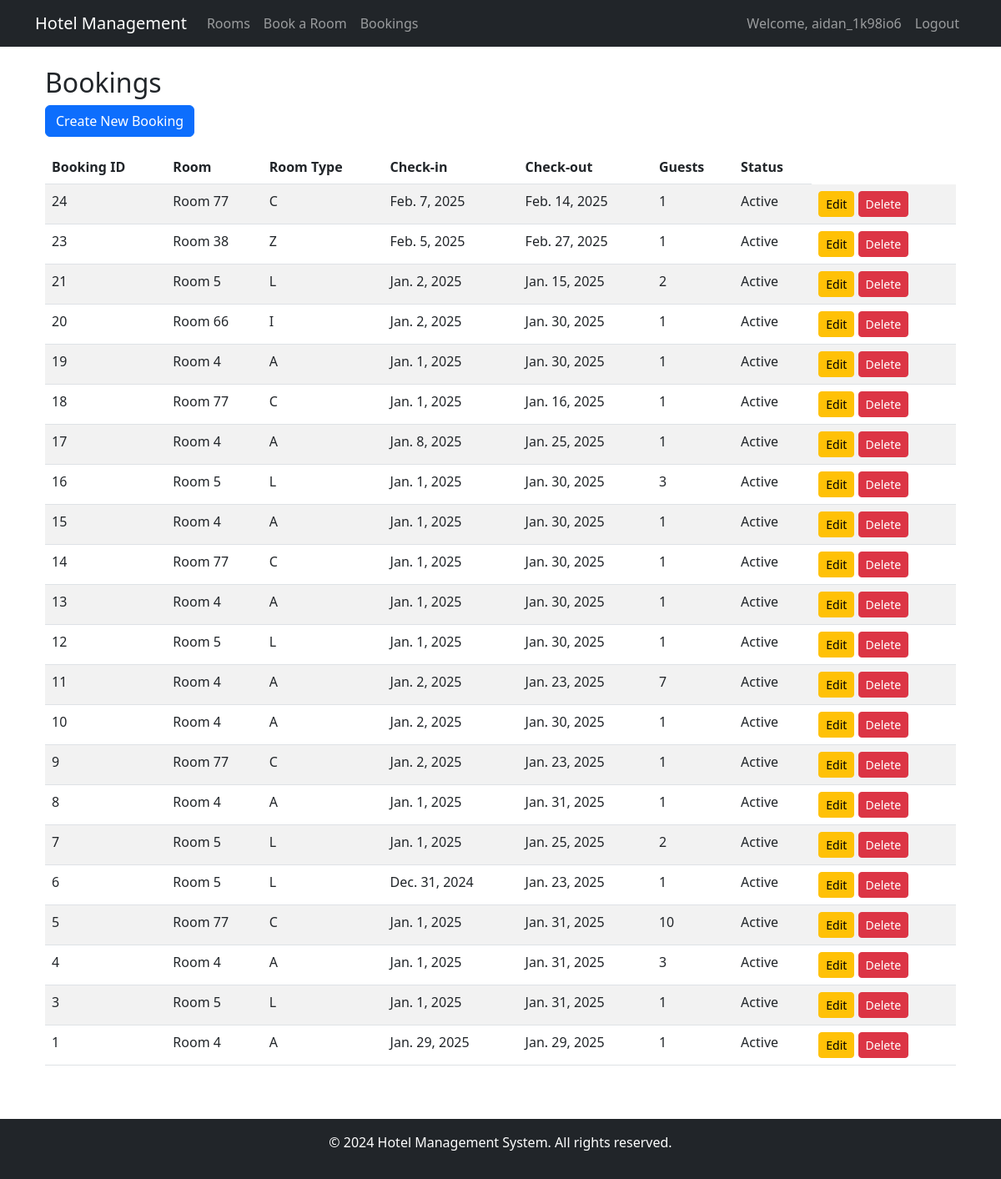
/bookings/ (signed in), run on an earlier commit of the app's database.
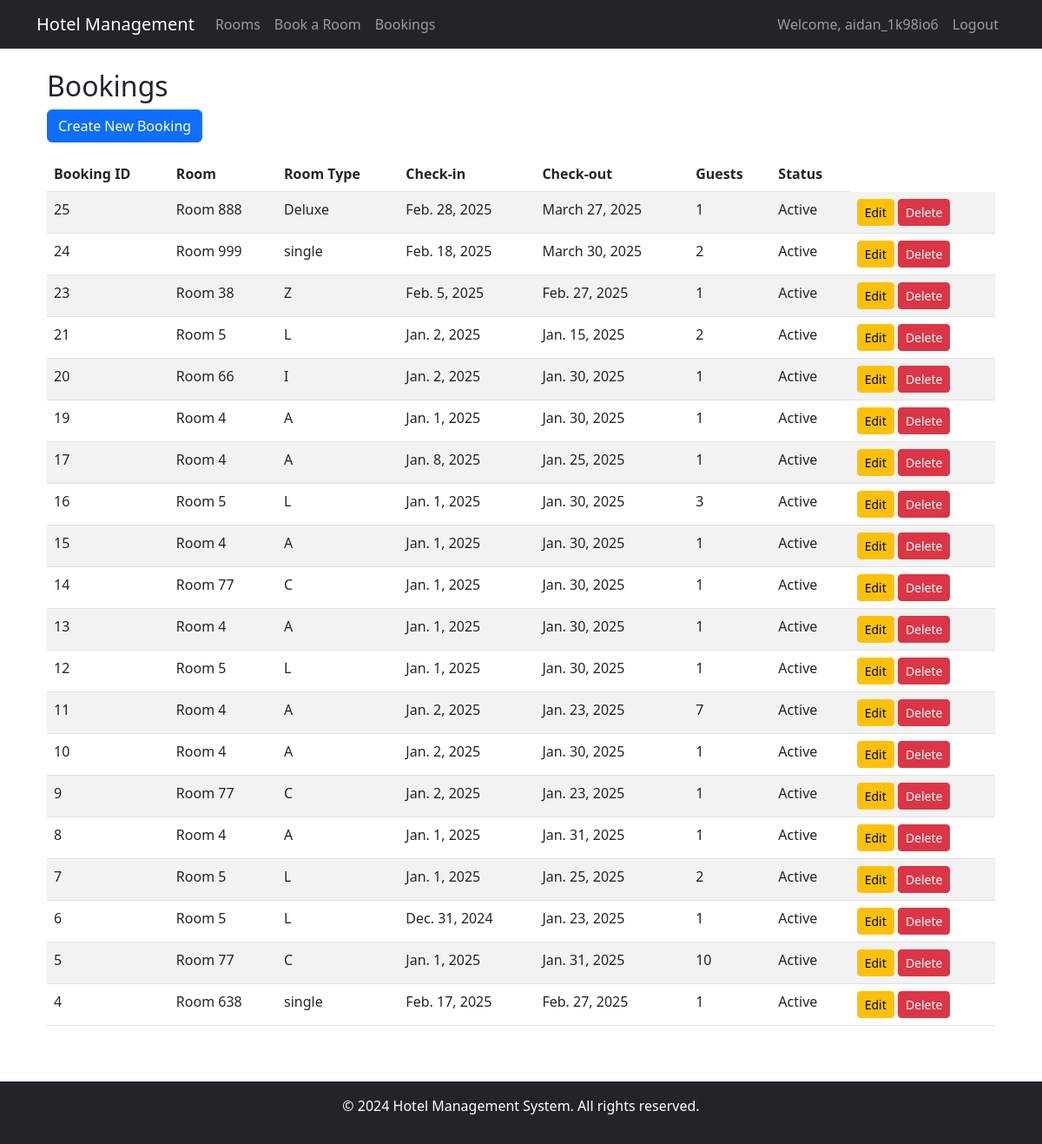
And on a later commit of the database.
### hotel_app/models.py (models this page shows, shortened)
class Booking(models.Model):
    guest = models.ForeignKey(User, on_delete=models.CASCADE, null=True, blank=True)
    room = models.ForeignKey(Room, on_delete=models.CASCADE)
    check_in = models.DateField()
    check_out = models.DateField()
    guests = models.IntegerField()
    special_requests = models.TextField(blank=True, null=True)
    created_at = models.DateTimeField(default=timezone.now)

class Room(models.Model):
    ROOM_TYPES = [
        ('single', 'Single'),
        ('double', 'Double'),
        ('suite', 'Suite'),
        ('deluxe', 'Deluxe'),
    ]
    number = models.CharField(max_length=10, unique=True)
    room_type = models.CharField(max_length=50, choices=ROOM_TYPES)
    capacity = models.IntegerField()
    price = models.DecimalField(max_digits=10, decimal_places=2)
    description = models.TextField()
    is_available = models.BooleanField(default=True)
    class Meta:
        ordering = ['number']

### hotel_app/views.py (the view)
# urls.py: path('bookings/', views.booking_list, name='booking_list'),  # Booking list view
@login_required
def booking_list(request):
    bookings = Booking.objects.filter(guest=request.user).order_by('-created_at')
    return render(request, 'hotel_app/booking_list.html', {'bookings': bookings})

### hotel_app/templates/hotel_app/booking_list.html (shortened to what this page needs)
{% extends 'hotel_app/base.html' %}
{% block content %}
<div class="container mt-4">
    <h2>Bookings</h2>
    <a href="{% url 'create_booking' %}" class="btn btn-primary mb-3">Create New Booking</a>
    {% if bookings %}
        <div class="table-responsive">
            <table class="table table-striped">
                <thead>
                    <tr>
                        <th>Booking ID</th>
                        <th>Room</th>
                        <th>Room Type</th>
                        <th>Check-in</th>
                        <th>Check-out</th>
                        <th>Guests</th>
                        <th>Status</th>
                    </tr>
                </thead>
                <tbody>
                    {% for booking in bookings %}
                    <tr>
                    <td>{{ booking.id }}</td>
                    <td>Room {{ booking.room.number }}</td>
                    <td>{{ booking.room.room_type }}</td>
                    <td>{{ booking.check_in }}</td>
                    <td>{{ booking.check_out }}</td>
                    <td>{{ booking.guests }}</td>
                    <td>
                        {% if booking.check_in > today %}
                            Upcoming
                        {% elif booking.check_out < today %}
                            Completed
                        {% else %}
                            Active
                        {% endif %}
                    </td>
                    <td class="text-right">
                        <a href="{% url 'edit_booking' booking.id %}" class="btn btn-warning btn-sm">Edit</a>
                        <a href="{% url 'delete_booking' booking.id %}" class="btn btn-danger btn-sm">Delete</a>
                    </td>
                    </tr>
                    {% endfor %}
                </tbody>
            </table>
        </div>
    {% else %}
        <p>No bookings found.</p>
    {% endif %}
</div>
{% endblock %}

### hotel_app/templates/hotel_app/base.html (shortened to what this page needs)
<!DOCTYPE html>
<html lang="en">
<head>
    <link href="https://cdn.jsdelivr.net/npm/bootstrap@5.3.0/dist/css/bootstrap.min.css" rel="stylesheet">
</head>
<body>
    <nav class="navbar navbar-expand-lg navbar-dark bg-dark">
        <div class="container">
            <a class="navbar-brand" href="{% url 'home' %}">Hotel Management</a>
            <div class="collapse navbar-collapse" id="navbarNav">
                <ul class="navbar-nav">
                    <li class="nav-item">
                        <a class="nav-link" href="{% url 'room_list' %}">Rooms</a>
                    </li>
                    <li class="nav-item">
                        <a class="nav-link" href="{% url 'booking_form' %}">Book a Room</a>
                    </li>
                    <li class="nav-item">
                        <a class="nav-link" href="{% url 'booking_list' %}">Bookings</a>
                    </li>
                </ul>
                <ul class="navbar-nav ms-auto">
                    {% if user.is_authenticated %}
                        <li class="nav-item">
                            <span class="nav-link">Welcome, {{ user.username }}</span>
                        </li>
                        <li class="nav-item">
                            <form action="{% url 'logout' %}" method="post" autocomplete="off">
                                <button type="submit" class="nav-link">Logout</button>
                            </form>
                        </li>
                    {% else %}
                        <li class="nav-item">
                            <a class="nav-link" href="{% url 'login' %}">Login</a>
                        </li>
                    {% endif %}
                </ul>
            </div>
        </div>
    </nav>
    <div class="container mt-4">
        {% block content %}
        {% endblock %}
    </div>
    <footer class="bg-dark text-white text-center py-3 mt-5">
        <p>&copy; 2024 Hotel Management System. All rights reserved.</p>
    </footer>
</body>
</html>

What changed in the data, as far as the page shows it:
removed Booking: id "18", room.number "77", room.room_type "C", check_in "Jan. 1, 2025", check_out "Jan. 16, 2025", guests "1", shows "Active"
removed Booking: id "3", room.number "5", room.room_type "L", check_in "Jan. 1, 2025", check_out "Jan. 31, 2025", guests "1", shows "Active"
removed Booking: id "1", room.number "4", room.room_type "A", check_in "Jan. 29, 2025", check_out "Jan. 29, 2025", guests "1", shows "Active"
added Booking: id "25", room.number "888", room.room_type "Deluxe", check_in "Feb. 28, 2025", check_out "March 27, 2025", guests "1", shows "Active"
changed Booking id 24: room.number "77" → "999"; room.room_type "C" → "single"; check_in "Feb. 7, 2025" → "Feb. 18, 2025"; check_out "Feb. 14, 2025" → "March 30, 2025"; guests "1" → "2"
changed Booking id 4: room.number "4" → "638"; room.room_type "A" → "single"; check_in "Jan. 1, 2025" → "Feb. 17, 2025"; check_out "Jan. 31, 2025" → "Feb. 27, 2025"; guests "3" → "1"
